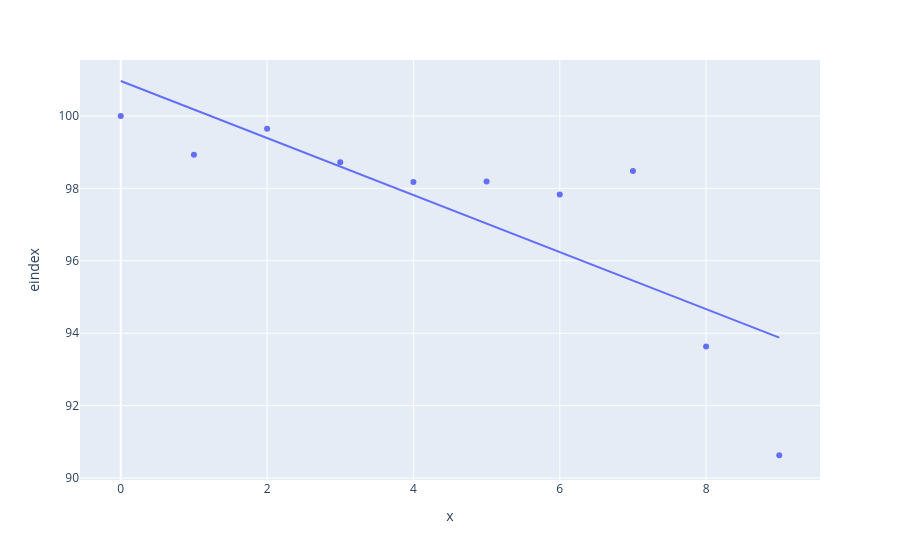

The code cell stored with this chart in its notebook:
### Code cell
px.scatter(w_year_trends, x=np.arange(len(w_year_trends['Year'].unique())), y='eindex', trendline="ols")

### Figure 1 — Plotly figure (JSON) as saved in the notebook; plotly's stock layout.template omitted (floating-point values rounded to 4 significant figures)
{"data": [{"hovertemplate": "x=%{x}<br>eindex=%{y}<extra></extra>", "legendgroup": "", "marker": {"color": "#636efa", "symbol": "circle"}, "mode": "markers", "name": "", "orientation": "v", "showlegend": false, "type": "scatter", "x": [0, 1, 2, 3, 4, 5, 6, 7, 8, 9], "xaxis": "x", "y": [100.0, 98.93, 99.65, 98.73, 98.18, 98.19, 97.83, 98.48, 93.63, 90.63], "yaxis": "y"}, {"hovertemplate": "<b>OLS trendline</b><br>eindex = -0.787811 * x + 100.969<br>R<sup>2</sup>=0.651467<br><br>x=%{x}<br>eindex=%{y} <b>(trend)</b><extra></extra>", "legendgroup": "", "marker": {"color": "#636efa", "symbol": "circle"}, "mode": "lines", "name": "", "showlegend": false, "type": "scatter", "x": [0, 1, 2, 3, 4, 5, 6, 7, 8, 9], "xaxis": "x", "y": [101.0, 100.2, 99.39, 98.61, 97.82, 97.03, 96.24, 95.45, 94.67, 93.88], "yaxis": "y"}], "layout": {"legend": {"tracegroupgap": 0}, "margin": {"t": 60}, "xaxis": {"anchor": "y", "domain": [0, 1], "title": {"text": "x"}}, "yaxis": {"anchor": "x", "domain": [0, 1], "title": {"text": "eindex"}}}}
